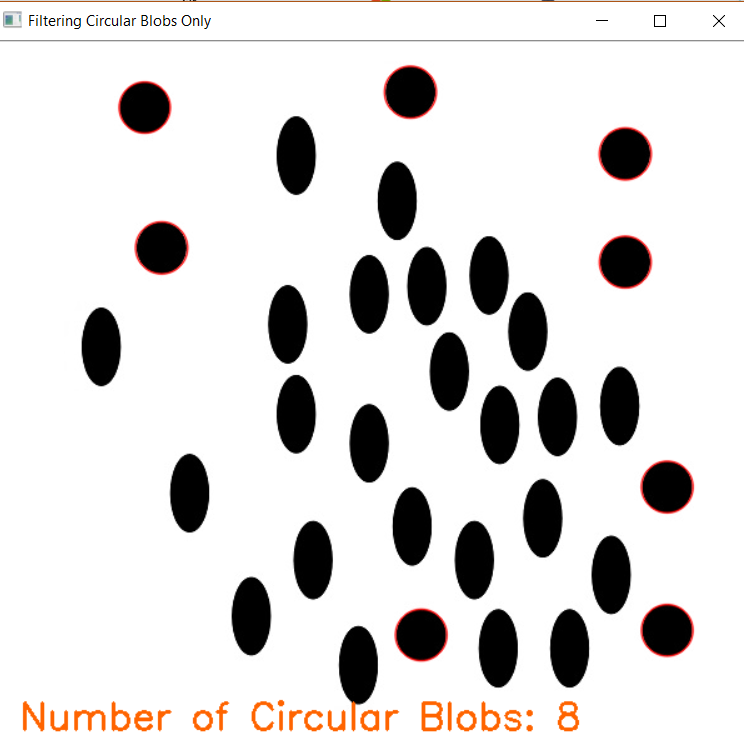
#> input picture Lab 5/Feature Detection and Description/Find Circles and Ellipses in an Image/2911.png, 744 x 741 px
$ jupyter execute Finding.ipynb
#> lines starting #> are read from the running program, lines starting #| are printed output that depends on the picture
## <b>Find Circles and Ellipses in an Image using OpenCV | Python<b>

[cell 1]
import cv2
import numpy as np

# Load image
image = cv2.imread('2911.png', 0)
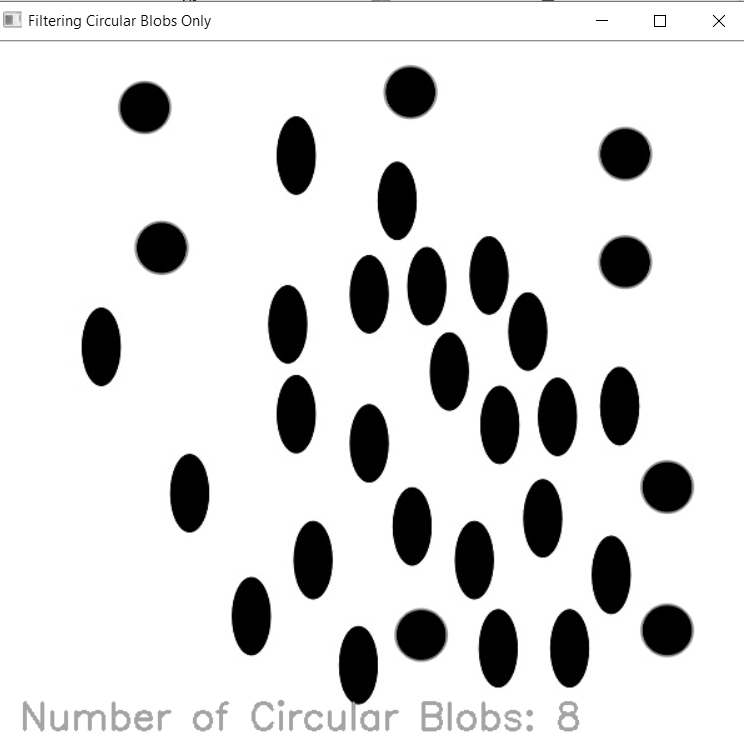
#> image: shape (741, 744); min 0, max 255, mean 218.9

# Set our filtering parameters
# Initialize parameter setting using cv2.SimpleBlobDetector
params = cv2.SimpleBlobDetector_Params()

# Set Area filtering parameters
params.filterByArea = True
params.minArea = 100

# Set Circularity filtering parameters
params.filterByCircularity = True
params.minCircularity = 0.9

# Set Convexity filtering parameters
params.filterByConvexity = True
params.minConvexity = 0.2

# Set inertia filtering parameters
params.filterByInertia = True
params.minInertiaRatio = 0.01

# Create a detector with the parameters
detector = cv2.SimpleBlobDetector_create(params)

# Detect blobs
keypoints = detector.detect(image)
#> keypoints = 8 keypoints; (x, y, size): (161, 247, 54.5), (625, 153, 54.3), (625, 262, 54.2), (410, 92, 53.5), (144, 107, 52.1), (667, 630, 51.9), (667, 487, 51.8), (421, 635, 51.6)

# Draw blobs on our image as red circles
blank = np.zeros((1, 1))
blobs = cv2.drawKeypoints(image, keypoints, blank, (0, 0, 255),
                          cv2.DRAW_MATCHES_FLAGS_DRAW_RICH_KEYPOINTS)

number_of_blobs = len(keypoints)
#> number_of_blobs = 8
text = "Number of Circular Blobs: " + str(len(keypoints))
#> text = 'Number of Circular Blobs: 8'
cv2.putText(blobs, text, (20, 550),
            cv2.FONT_HERSHEY_SIMPLEX, 1, (0, 100, 255), 2)
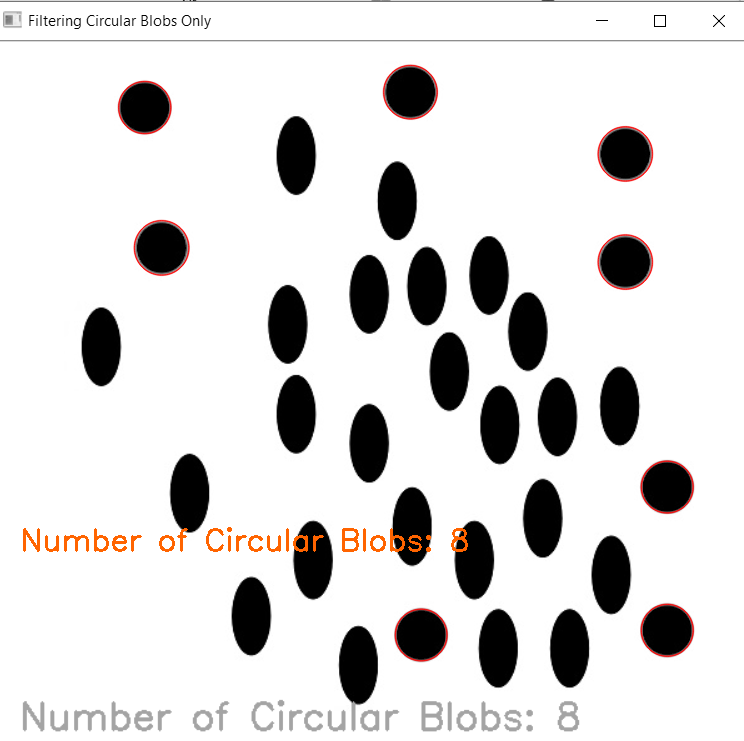
#> blobs: shape (741, 744, 3); mean of channels 0, 1, 2 217.3, 217.8, 219.4; drawn as B, G, R

# Show blobs
cv2.imshow("Filtering Circular Blobs Only", blobs)
cv2.waitKey(0)
cv2.destroyAllWindows()
